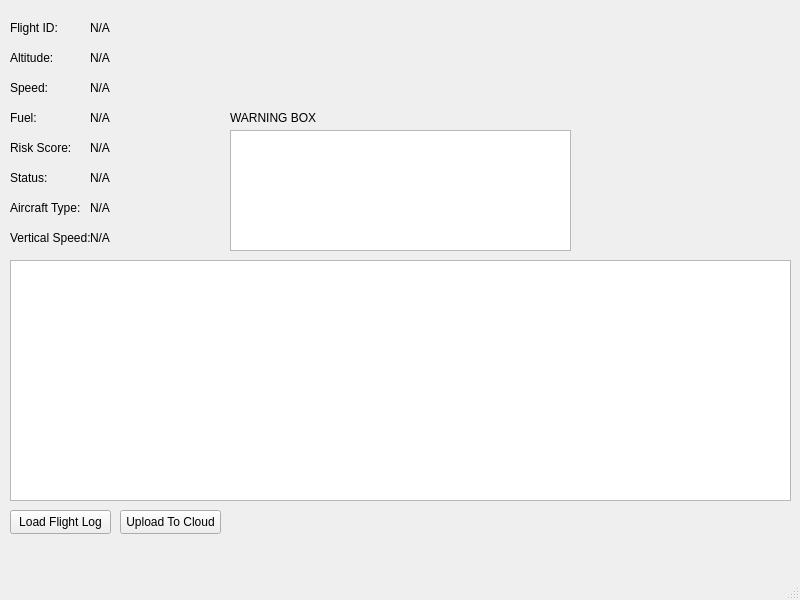
<?xml version="1.0" encoding="UTF-8"?>
<ui version="4.0">
 <class>MainWindow</class>
 <widget class="QMainWindow" name="MainWindow">
  <property name="geometry">
   <rect>
    <x>0</x>
    <y>0</y>
    <width>800</width>
    <height>600</height>
   </rect>
  </property>
  <property name="windowTitle">
   <string>MainWindow</string>
  </property>
  <widget class="QWidget" name="centralwidget">
   <widget class="QLabel" name="label">
    <property name="geometry">
     <rect>
      <x>10</x>
      <y>20</y>
      <width>49</width>
      <height>16</height>
     </rect>
    </property>
    <property name="text">
     <string>Flight ID:</string>
    </property>
   </widget>
   <widget class="QLabel" name="label_2">
    <property name="geometry">
     <rect>
      <x>10</x>
      <y>50</y>
      <width>49</width>
      <height>16</height>
     </rect>
    </property>
    <property name="text">
     <string>Altitude:</string>
    </property>
   </widget>
   <widget class="QLabel" name="label_3">
    <property name="geometry">
     <rect>
      <x>10</x>
      <y>80</y>
      <width>49</width>
      <height>16</height>
     </rect>
    </property>
    <property name="text">
     <string>Speed:</string>
    </property>
   </widget>
   <widget class="QLabel" name="label_4">
    <property name="geometry">
     <rect>
      <x>10</x>
      <y>110</y>
      <width>49</width>
      <height>16</height>
     </rect>
    </property>
    <property name="text">
     <string>Fuel:</string>
    </property>
   </widget>
   <widget class="QLabel" name="label_5">
    <property name="geometry">
     <rect>
      <x>10</x>
      <y>140</y>
      <width>61</width>
      <height>16</height>
     </rect>
    </property>
    <property name="text">
     <string>Risk Score:</string>
    </property>
   </widget>
   <widget class="QLabel" name="label_6">
    <property name="geometry">
     <rect>
      <x>10</x>
      <y>170</y>
      <width>49</width>
      <height>16</height>
     </rect>
    </property>
    <property name="text">
     <string>Status:</string>
    </property>
   </widget>
   <widget class="QLabel" name="flightIdValue">
    <property name="geometry">
     <rect>
      <x>90</x>
      <y>20</y>
      <width>49</width>
      <height>16</height>
     </rect>
    </property>
    <property name="text">
     <string>N/A</string>
    </property>
   </widget>
   <widget class="QLabel" name="altitudeValue">
    <property name="geometry">
     <rect>
      <x>90</x>
      <y>50</y>
      <width>49</width>
      <height>16</height>
     </rect>
    </property>
    <property name="text">
     <string>N/A</string>
    </property>
   </widget>
   <widget class="QLabel" name="speedValue">
    <property name="geometry">
     <rect>
      <x>90</x>
      <y>80</y>
      <width>49</width>
      <height>16</height>
     </rect>
    </property>
    <property name="text">
     <string>N/A</string>
    </property>
   </widget>
   <widget class="QLabel" name="statusValue">
    <property name="geometry">
     <rect>
      <x>90</x>
      <y>170</y>
      <width>49</width>
      <height>16</height>
     </rect>
    </property>
    <property name="text">
     <string>N/A</string>
    </property>
   </widget>
   <widget class="QLabel" name="riskValue">
    <property name="geometry">
     <rect>
      <x>90</x>
      <y>140</y>
      <width>49</width>
      <height>16</height>
     </rect>
    </property>
    <property name="text">
     <string>N/A</string>
    </property>
   </widget>
   <widget class="QLabel" name="fuelValue">
    <property name="geometry">
     <rect>
      <x>90</x>
      <y>110</y>
      <width>49</width>
      <height>16</height>
     </rect>
    </property>
    <property name="text">
     <string>N/A</string>
    </property>
   </widget>
   <widget class="QPushButton" name="loadButton">
    <property name="geometry">
     <rect>
      <x>10</x>
      <y>510</y>
      <width>101</width>
      <height>24</height>
     </rect>
    </property>
    <property name="text">
     <string>Load Flight Log</string>
    </property>
   </widget>
   <widget class="QTextEdit" name="warningsText">
    <property name="geometry">
     <rect>
      <x>230</x>
      <y>130</y>
      <width>341</width>
      <height>121</height>
     </rect>
    </property>
   </widget>
   <widget class="QLabel" name="label_7">
    <property name="geometry">
     <rect>
      <x>10</x>
      <y>200</y>
      <width>81</width>
      <height>16</height>
     </rect>
    </property>
    <property name="text">
     <string>Aircraft Type:</string>
    </property>
   </widget>
   <widget class="QLabel" name="label_8">
    <property name="geometry">
     <rect>
      <x>10</x>
      <y>230</y>
      <width>81</width>
      <height>16</height>
     </rect>
    </property>
    <property name="text">
     <string>Vertical Speed:</string>
    </property>
   </widget>
   <widget class="QLabel" name="aircraftTypeValue">
    <property name="geometry">
     <rect>
      <x>90</x>
      <y>200</y>
      <width>49</width>
      <height>16</height>
     </rect>
    </property>
    <property name="text">
     <string>N/A</string>
    </property>
   </widget>
   <widget class="QLabel" name="verticalSpeedValue">
    <property name="geometry">
     <rect>
      <x>90</x>
      <y>230</y>
      <width>49</width>
      <height>16</height>
     </rect>
    </property>
    <property name="text">
     <string>N/A</string>
    </property>
   </widget>
   <widget class="QTableWidget" name="flightTable">
    <property name="geometry">
     <rect>
      <x>10</x>
      <y>260</y>
      <width>781</width>
      <height>241</height>
     </rect>
    </property>
   </widget>
   <widget class="QPushButton" name="pushButton">
    <property name="geometry">
     <rect>
      <x>120</x>
      <y>510</y>
      <width>101</width>
      <height>24</height>
     </rect>
    </property>
    <property name="text">
     <string>Upload To Cloud</string>
    </property>
   </widget>
   <widget class="QLabel" name="label_9">
    <property name="geometry">
     <rect>
      <x>230</x>
      <y>110</y>
      <width>101</width>
      <height>16</height>
     </rect>
    </property>
    <property name="text">
     <string>WARNING BOX</string>
    </property>
   </widget>
  </widget>
  <widget class="QMenuBar" name="menubar">
   <property name="geometry">
    <rect>
     <x>0</x>
     <y>0</y>
     <width>800</width>
     <height>22</height>
    </rect>
   </property>
  </widget>
  <widget class="QStatusBar" name="statusbar"/>
 </widget>
 <resources/>
 <connections/>
</ui>
